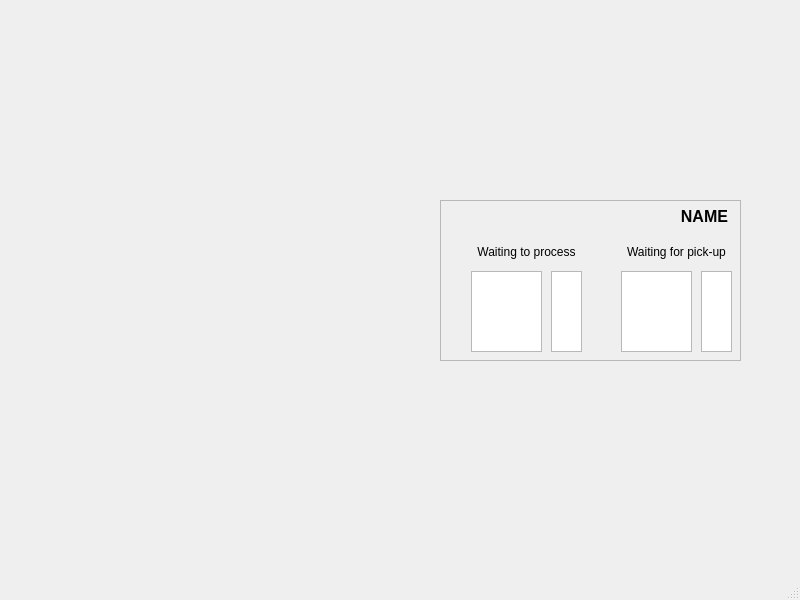
<?xml version="1.0" encoding="UTF-8"?>
<ui version="4.0">
 <class>MainWindow</class>
 <widget class="QMainWindow" name="MainWindow">
  <property name="geometry">
   <rect>
    <x>0</x>
    <y>0</y>
    <width>800</width>
    <height>600</height>
   </rect>
  </property>
  <property name="windowTitle">
   <string>MainWindow</string>
  </property>
  <widget class="QWidget" name="centralwidget">
   <widget class="QScrollArea" name="scrollArea">
    <property name="geometry">
     <rect>
      <x>440</x>
      <y>200</y>
      <width>301</width>
      <height>161</height>
     </rect>
    </property>
    <property name="widgetResizable">
     <bool>true</bool>
    </property>
    <widget class="QWidget" name="scrollAreaWidgetContents">
     <property name="geometry">
      <rect>
       <x>0</x>
       <y>0</y>
       <width>299</width>
       <height>159</height>
      </rect>
     </property>
     <widget class="QLabel" name="label_out">
      <property name="geometry">
       <rect>
        <x>180</x>
        <y>40</y>
        <width>111</width>
        <height>21</height>
       </rect>
      </property>
      <property name="text">
       <string>Waiting for pick-up</string>
      </property>
      <property name="alignment">
       <set>Qt::AlignCenter</set>
      </property>
     </widget>
     <widget class="QLabel" name="label_in">
      <property name="geometry">
       <rect>
        <x>30</x>
        <y>40</y>
        <width>111</width>
        <height>21</height>
       </rect>
      </property>
      <property name="text">
       <string>Waiting to process</string>
      </property>
      <property name="alignment">
       <set>Qt::AlignCenter</set>
      </property>
     </widget>
     <widget class="QListView" name="list_out_cNames">
      <property name="geometry">
       <rect>
        <x>180</x>
        <y>70</y>
        <width>71</width>
        <height>81</height>
       </rect>
      </property>
     </widget>
     <widget class="QListView" name="list_in_cNames">
      <property name="geometry">
       <rect>
        <x>30</x>
        <y>70</y>
        <width>71</width>
        <height>81</height>
       </rect>
      </property>
     </widget>
     <widget class="QListView" name="list_in_cAmount">
      <property name="geometry">
       <rect>
        <x>110</x>
        <y>70</y>
        <width>31</width>
        <height>81</height>
       </rect>
      </property>
     </widget>
     <widget class="QListView" name="listView_out_cAmount">
      <property name="geometry">
       <rect>
        <x>260</x>
        <y>70</y>
        <width>31</width>
        <height>81</height>
       </rect>
      </property>
     </widget>
     <widget class="QLabel" name="label_name">
      <property name="geometry">
       <rect>
        <x>146</x>
        <y>0</y>
        <width>141</width>
        <height>31</height>
       </rect>
      </property>
      <property name="font">
       <font>
        <pointsize>12</pointsize>
        <weight>75</weight>
        <bold>true</bold>
       </font>
      </property>
      <property name="focusPolicy">
       <enum>Qt::NoFocus</enum>
      </property>
      <property name="text">
       <string>NAME</string>
      </property>
      <property name="alignment">
       <set>Qt::AlignRight|Qt::AlignTrailing|Qt::AlignVCenter</set>
      </property>
     </widget>
    </widget>
   </widget>
  </widget>
  <widget class="QMenuBar" name="menubar">
   <property name="geometry">
    <rect>
     <x>0</x>
     <y>0</y>
     <width>800</width>
     <height>21</height>
    </rect>
   </property>
  </widget>
  <widget class="QStatusBar" name="statusbar"/>
 </widget>
 <resources/>
 <connections/>
</ui>
